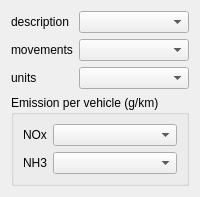
                    <widget class="QWidget" name="page_veh_custom">
                     <layout class="QFormLayout" name="formLayout_6">
                      <property name="verticalSpacing">
                       <number>6</number>
                      </property>
                      <item row="0" column="0">
                       <widget class="QLabel" name="label_rd_v_custom_description">
                        <property name="text">
                         <string>description</string>
                        </property>
                       </widget>
                      </item>
                      <item row="0" column="1">
                       <widget class="QgsFieldComboBox" name="fcb_rd_v_custom_description"/>
                      </item>
                      <item row="1" column="0">
                       <widget class="QLabel" name="label_rd_v_custom_movements">
                        <property name="text">
                         <string>movements</string>
                        </property>
                       </widget>
                      </item>
                      <item row="1" column="1">
                       <widget class="QgsFieldComboBox" name="fcb_rd_v_custom_movements"/>
                      </item>
                      <item row="3" column="0" colspan="2">
                       <widget class="QGroupBox" name="groupBox">
                        <property name="title">
                         <string>Emission per vehicle (g/km)</string>
                        </property>
                        <layout class="QFormLayout" name="formLayout_7">
                         <item row="0" column="0">
                          <widget class="QLabel" name="label_rd_v_custom_em_nox">
                           <property name="text">
                            <string>NOx</string>
                           </property>
                          </widget>
                         </item>
                         <item row="1" column="0">
                          <widget class="QLabel" name="label_rd_v_custom_em_nh3">
                           <property name="text">
                            <string>NH3</string>
                           </property>
                          </widget>
                         </item>
                         <item row="0" column="1">
                          <widget class="QgsFieldComboBox" name="fcb_rd_v_custom_em_nox"/>
                         </item>
                         <item row="1" column="1">
                          <widget class="QgsFieldComboBox" name="fcb_rd_v_custom_em_nh3"/>
                         </item>
                        </layout>
                       </widget>
                      </item>
                      <item row="2" column="0">
                       <widget class="QLabel" name="label_fcb_rd_v_custom_movements_units">
                        <property name="text">
                         <string>units</string>
                        </property>
                       </widget>
                      </item>
                      <item row="2" column="1">
                       <widget class="QComboBox" name="fcb_rd_v_custom_movements_units"/>
                      </item>
                     </layout>
                    </widget>
